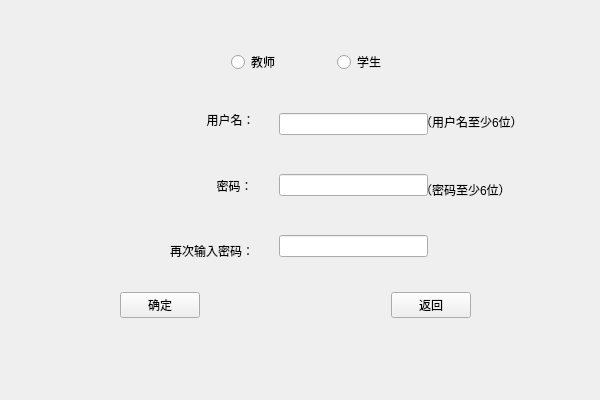
<?xml version="1.0" encoding="UTF-8"?>
<ui version="4.0">
 <class>Register</class>
 <widget class="QWidget" name="Register">
  <property name="geometry">
   <rect>
    <x>0</x>
    <y>0</y>
    <width>600</width>
    <height>400</height>
   </rect>
  </property>
  <property name="minimumSize">
   <size>
    <width>600</width>
    <height>400</height>
   </size>
  </property>
  <property name="maximumSize">
   <size>
    <width>600</width>
    <height>400</height>
   </size>
  </property>
  <property name="cursor">
   <cursorShape>ArrowCursor</cursorShape>
  </property>
  <property name="windowTitle">
   <string>注册窗口</string>
  </property>
  <property name="styleSheet">
   <string notr="true"/>
  </property>
  <widget class="QWidget" name="widget_2" native="true">
   <property name="geometry">
    <rect>
     <x>170</x>
     <y>90</y>
     <width>111</width>
     <height>191</height>
    </rect>
   </property>
   <layout class="QVBoxLayout" name="verticalLayout_2">
    <item>
     <widget class="QLabel" name="label_2">
      <property name="text">
       <string>           用户名：</string>
      </property>
     </widget>
    </item>
    <item>
     <widget class="QLabel" name="label">
      <property name="text">
       <string>              密码：</string>
      </property>
     </widget>
    </item>
    <item>
     <widget class="QLabel" name="label_3">
      <property name="text">
       <string>再次输入密码：</string>
      </property>
     </widget>
    </item>
   </layout>
  </widget>
  <widget class="QWidget" name="widget" native="true">
   <property name="geometry">
    <rect>
     <x>279</x>
     <y>80</y>
     <width>149</width>
     <height>211</height>
    </rect>
   </property>
   <layout class="QVBoxLayout" name="verticalLayout">
    <item>
     <widget class="QLineEdit" name="line_id"/>
    </item>
    <item>
     <widget class="QLineEdit" name="line_password">
      <property name="echoMode">
       <enum>QLineEdit::Password</enum>
      </property>
     </widget>
    </item>
    <item>
     <widget class="QLineEdit" name="line_password2">
      <property name="echoMode">
       <enum>QLineEdit::Password</enum>
      </property>
      <property name="cursorPosition">
       <number>0</number>
      </property>
     </widget>
    </item>
   </layout>
  </widget>
  <widget class="QWidget" name="widget_3" native="true">
   <property name="geometry">
    <rect>
     <x>120</x>
     <y>280</y>
     <width>351</width>
     <height>51</height>
    </rect>
   </property>
   <layout class="QHBoxLayout" name="horizontalLayout">
    <item>
     <widget class="QPushButton" name="btn_Ok">
      <property name="text">
       <string>确定</string>
      </property>
     </widget>
    </item>
    <item>
     <spacer name="horizontalSpacer">
      <property name="orientation">
       <enum>Qt::Horizontal</enum>
      </property>
      <property name="sizeHint" stdset="0">
       <size>
        <width>40</width>
        <height>20</height>
       </size>
      </property>
     </spacer>
    </item>
    <item>
     <widget class="QPushButton" name="btn_back">
      <property name="text">
       <string>返回</string>
      </property>
     </widget>
    </item>
   </layout>
  </widget>
  <widget class="QWidget" name="widget_4" native="true">
   <property name="geometry">
    <rect>
     <x>180</x>
     <y>40</y>
     <width>257</width>
     <height>44</height>
    </rect>
   </property>
   <layout class="QHBoxLayout" name="horizontalLayout_2">
    <item>
     <spacer name="horizontalSpacer_2">
      <property name="orientation">
       <enum>Qt::Horizontal</enum>
      </property>
      <property name="sizeHint" stdset="0">
       <size>
        <width>40</width>
        <height>20</height>
       </size>
      </property>
     </spacer>
    </item>
    <item>
     <widget class="QRadioButton" name="Btn_Teacher">
      <property name="text">
       <string>教师</string>
      </property>
     </widget>
    </item>
    <item>
     <spacer name="horizontalSpacer_3">
      <property name="orientation">
       <enum>Qt::Horizontal</enum>
      </property>
      <property name="sizeHint" stdset="0">
       <size>
        <width>40</width>
        <height>20</height>
       </size>
      </property>
     </spacer>
    </item>
    <item>
     <widget class="QRadioButton" name="Btn_Student">
      <property name="text">
       <string>学生</string>
      </property>
     </widget>
    </item>
    <item>
     <spacer name="horizontalSpacer_4">
      <property name="orientation">
       <enum>Qt::Horizontal</enum>
      </property>
      <property name="sizeHint" stdset="0">
       <size>
        <width>40</width>
        <height>20</height>
       </size>
      </property>
     </spacer>
    </item>
   </layout>
  </widget>
  <widget class="QWidget" name="widget_5" native="true">
   <property name="geometry">
    <rect>
     <x>420</x>
     <y>90</y>
     <width>131</width>
     <height>131</height>
    </rect>
   </property>
   <layout class="QVBoxLayout" name="verticalLayout_3">
    <item>
     <widget class="QLabel" name="label_4">
      <property name="text">
       <string>（用户名至少6位）</string>
      </property>
     </widget>
    </item>
    <item>
     <widget class="QLabel" name="label_5">
      <property name="text">
       <string>（密码至少6位）</string>
      </property>
     </widget>
    </item>
   </layout>
  </widget>
 </widget>
 <resources/>
 <connections/>
</ui>
